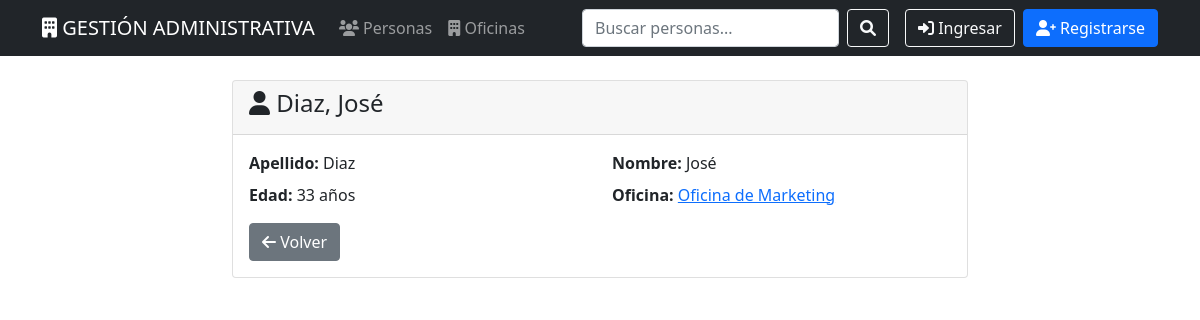
The page /personas/25/ on the database its author committed.
### personas/models.py (models this page shows, shortened)
class Persona(models.Model):
    apellido = models.CharField(max_length=100, default='Desconocido')
    nombre = models.CharField(max_length=100, default='Desconocido')
    edad = models.IntegerField(default=0)
    oficina = models.ForeignKey(Oficina, on_delete=models.CASCADE, related_name='personas', verbose_name="Oficina")
    class Meta:
        verbose_name = "Persona"
        verbose_name_plural = "Personas"
        ordering = ['apellido', 'nombre']

### oficinas/models.py (models this page shows, shortened)
class Oficina(models.Model):
    nombre = models.CharField(max_length=100, verbose_name="Nombre")
    nombre_corto = models.CharField(max_length=20, verbose_name="Nombre Corto")
    class Meta:
        verbose_name = "Oficina"
        verbose_name_plural = "Oficinas"
        ordering = ['nombre']

### personas/views.py (the view)
# urls.py: path('<int:pk>/', views.PersonaDetailView.as_view(), name='detalle'),
class PersonaDetailView(DetailView):
    model = Persona
    template_name = 'personas/detalle.html'
    context_object_name = 'persona'

### templates/personas/detalle.html (shortened to what this page needs)
{% extends 'base.html' %}
{% block content %}
<div class="row justify-content-center">
    <div class="col-md-8">
        <div class="card">
            <div class="card-header">
                <h4><i class="fas fa-user"></i> {{ persona.apellido }}, {{ persona.nombre }}</h4>
            </div>
            <div class="card-body">
                <div class="row">
                    <div class="col-md-6">
                        <strong>Apellido:</strong> {{ persona.apellido }}
                    </div>
                    <div class="col-md-6">
                        <strong>Nombre:</strong> {{ persona.nombre }}
                    </div>
                </div>
                <div class="row mt-2">
                    <div class="col-md-6">
                        <strong>Edad:</strong> {{ persona.edad }} años
                    </div>
                    <div class="col-md-6">
                        <strong>Oficina:</strong>
                        <a href="{% url 'oficinas:detalle' persona.oficina.pk %}">
                            {{ persona.oficina.nombre }}
                        </a>
                    </div>
                </div>
                <div class="mt-3">
                    <a href="{% url 'personas:lista' %}" class="btn btn-secondary">
                        <i class="fas fa-arrow-left"></i> Volver
                    </a>
                </div>
            </div>
        </div>
    </div>
</div>
{% endblock %}

### rows shown on the page
Persona: apellido "Diaz", nombre "José", edad "33", oficina.nombre "Oficina de Marketing"
